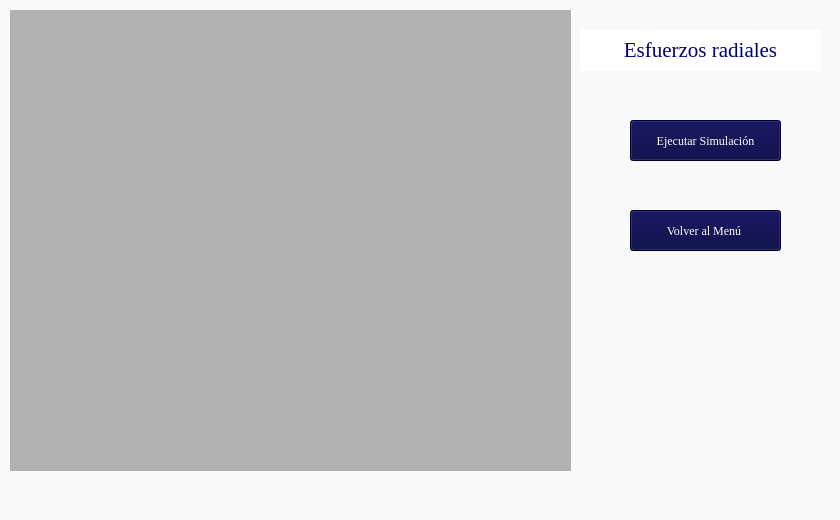
<?xml version="1.0" encoding="UTF-8"?>
<ui version="4.0">
 <class>MainWindow</class>
 <widget class="QMainWindow" name="MainWindow">
  <property name="geometry">
   <rect>
    <x>0</x>
    <y>0</y>
    <width>840</width>
    <height>520</height>
   </rect>
  </property>
  <property name="minimumSize">
   <size>
    <width>840</width>
    <height>520</height>
   </size>
  </property>
  <property name="maximumSize">
   <size>
    <width>840</width>
    <height>520</height>
   </size>
  </property>
  <property name="windowTitle">
   <string>MainWindow</string>
  </property>
  <property name="styleSheet">
   <string notr="true">background-color: rgb(249, 249, 249);</string>
  </property>
  <widget class="QWidget" name="centralwidget">
   <widget class="QWidget" name="WRadial" native="true">
    <property name="geometry">
     <rect>
      <x>10</x>
      <y>10</y>
      <width>561</width>
      <height>461</height>
     </rect>
    </property>
    <property name="minimumSize">
     <size>
      <width>561</width>
      <height>461</height>
     </size>
    </property>
    <property name="maximumSize">
     <size>
      <width>561</width>
      <height>461</height>
     </size>
    </property>
    <property name="styleSheet">
     <string notr="true">background-color: rgb(177, 177, 177);</string>
    </property>
   </widget>
   <widget class="QLabel" name="label_4">
    <property name="geometry">
     <rect>
      <x>580</x>
      <y>30</y>
      <width>241</width>
      <height>41</height>
     </rect>
    </property>
    <property name="minimumSize">
     <size>
      <width>241</width>
      <height>41</height>
     </size>
    </property>
    <property name="maximumSize">
     <size>
      <width>241</width>
      <height>41</height>
     </size>
    </property>
    <property name="font">
     <font>
      <family>Georgia</family>
     </font>
    </property>
    <property name="styleSheet">
     <string notr="true">background-color: rgb(255, 255, 255);

color: rgb(0, 0, 122);</string>
    </property>
    <property name="text">
     <string>&lt;html&gt;&lt;head/&gt;&lt;body&gt;&lt;p align=&quot;center&quot;&gt;&lt;span style=&quot; font-size:16pt;&quot;&gt;Esfuerzos radiales&lt;/span&gt;&lt;/p&gt;&lt;/body&gt;&lt;/html&gt;</string>
    </property>
   </widget>
   <widget class="QPushButton" name="buttonRunSimulation">
    <property name="geometry">
     <rect>
      <x>630</x>
      <y>120</y>
      <width>151</width>
      <height>41</height>
     </rect>
    </property>
    <property name="minimumSize">
     <size>
      <width>151</width>
      <height>41</height>
     </size>
    </property>
    <property name="maximumSize">
     <size>
      <width>151</width>
      <height>41</height>
     </size>
    </property>
    <property name="font">
     <font>
      <family>Georgia</family>
     </font>
    </property>
    <property name="styleSheet">
     <string notr="true">color: rgb(255, 255, 255);
background-color: rgb(0, 0, 64);</string>
    </property>
    <property name="text">
     <string>Ejecutar Simulación</string>
    </property>
   </widget>
   <widget class="QPushButton" name="returnToMenu">
    <property name="geometry">
     <rect>
      <x>630</x>
      <y>210</y>
      <width>151</width>
      <height>41</height>
     </rect>
    </property>
    <property name="minimumSize">
     <size>
      <width>151</width>
      <height>41</height>
     </size>
    </property>
    <property name="maximumSize">
     <size>
      <width>151</width>
      <height>41</height>
     </size>
    </property>
    <property name="font">
     <font>
      <family>Georgia</family>
     </font>
    </property>
    <property name="styleSheet">
     <string notr="true">color: rgb(255, 255, 255);
background-color: rgb(0, 0, 64);</string>
    </property>
    <property name="text">
     <string>Volver al Menú </string>
    </property>
   </widget>
   <widget class="QLabel" name="label_2">
    <property name="geometry">
     <rect>
      <x>750</x>
      <y>420</y>
      <width>81</width>
      <height>71</height>
     </rect>
    </property>
    <property name="minimumSize">
     <size>
      <width>81</width>
      <height>71</height>
     </size>
    </property>
    <property name="maximumSize">
     <size>
      <width>81</width>
      <height>71</height>
     </size>
    </property>
    <property name="text">
     <string/>
    </property>
    <property name="pixmap">
     <pixmap>logo.png</pixmap>
    </property>
    <property name="scaledContents">
     <bool>true</bool>
    </property>
   </widget>
  </widget>
  <widget class="QMenuBar" name="menubar">
   <property name="geometry">
    <rect>
     <x>0</x>
     <y>0</y>
     <width>840</width>
     <height>18</height>
    </rect>
   </property>
  </widget>
  <widget class="QStatusBar" name="statusbar"/>
 </widget>
 <resources/>
 <connections/>
</ui>
